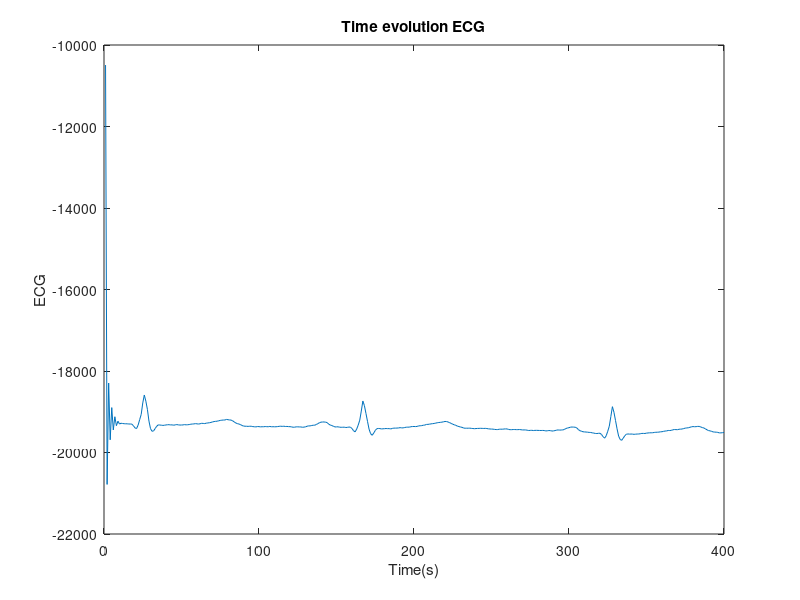

This chart was generated by the following MATLAB code: (Note: this script raises an error after producing the figure.)
%Applying filter to signal
x=load('ecg_noiseBL.mat');
ecg=x.ecg;
Fs=x.Fs;
n=length(ecg);
f = (-n/2:n/2-1)*(Fs/n);

%time evolution

plot(-ecg(1:400));
xlabel('Time(s)')
ylabel('ECG')
title('Time evolution ECG')
figure();

%power spectrum 

DSP=fftshift(abs(fft(xcorr(-ecg,'biase'),n)));
plot(f,DSP);
xlabel('Frequency (Hz)')
ylabel('ECG')
title('Power Spectrum ECG')
figure();

%Chebyshev filter

c=chebyshev;
fvtool(c);

%power spectrum of filtered ecg

fDSP=fftshift(abs(fft(xcorr(filter(c,-ecg),'biase'),n)));
plot(f,fDSP);
xlabel('Frequency (Hz)')
ylabel('ECG')
title('Power Spectrum of filtered ECG')
figure();

